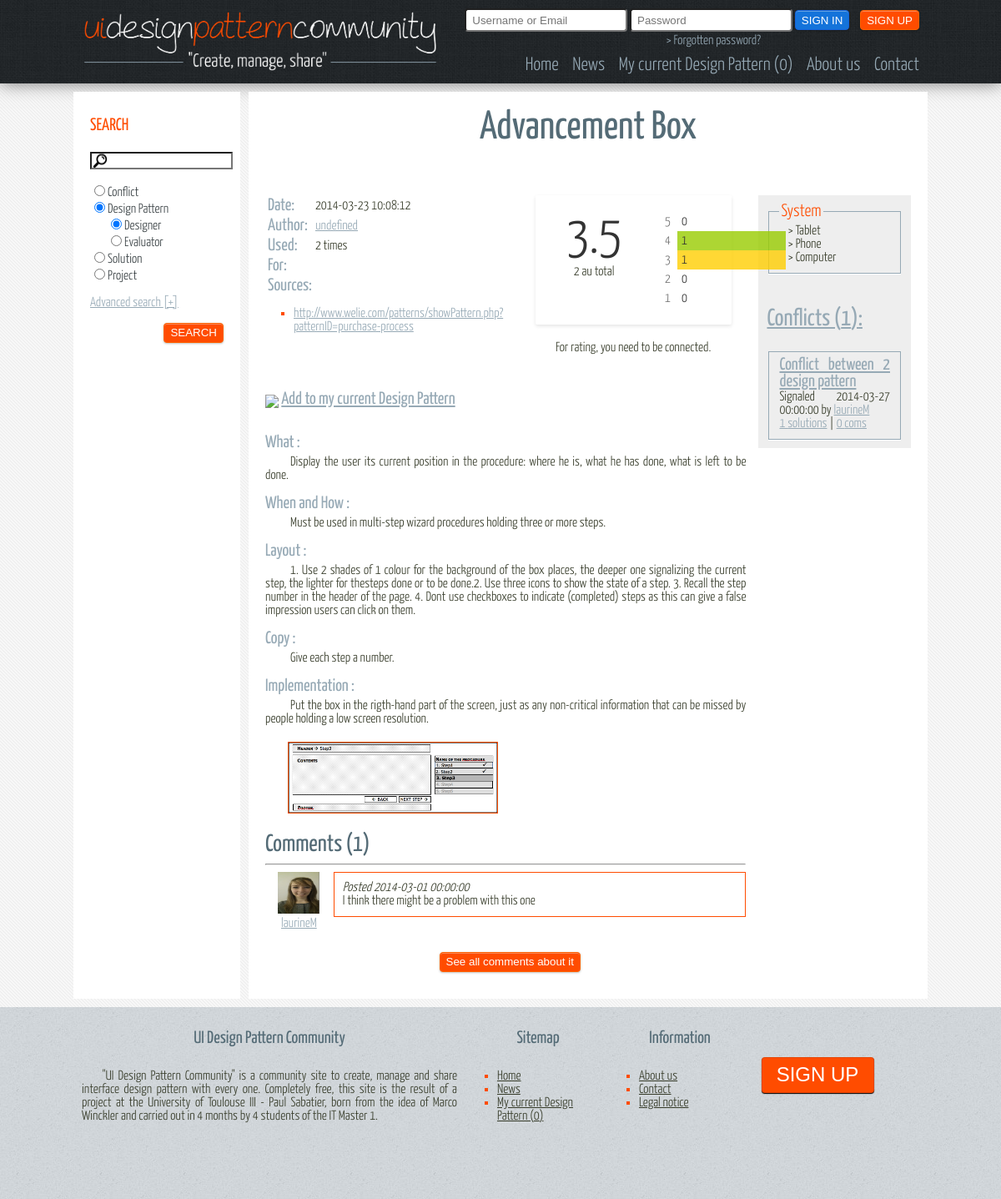
Screenshot of /view/details.php?type=DesignPattern&id=1 with the database file from the repository.
### tables this page shows
CREATE TABLE IF NOT EXISTS `DesignPattern` (
  `idDesignPattern` INT(11) NOT NULL AUTO_INCREMENT,
  `name` VARCHAR(150) NOT NULL,
  `what` TEXT NOT NULL,
  `whenAndHow` TEXT NULL DEFAULT NULL,
  `layout` TEXT NULL DEFAULT NULL,
  `copy` TEXT NULL DEFAULT NULL,
  `implementation` TEXT NULL DEFAULT NULL,
  `descriptionImage` TEXT NULL DEFAULT NULL,
  `nbUsage` INT(11) NULL DEFAULT NULL,
  `nbComments` INT(11) NULL DEFAULT NULL,
  `nbRates` INT(11) NULL DEFAULT NULL,
  `rate` DOUBLE NULL DEFAULT NULL,
  `date` DATETIME NULL DEFAULT NULL,
  `target` ENUM('Designer','Evaluator') NOT NULL,
  `login` VARCHAR(30) NOT NULL,
  PRIMARY KEY (`idDesignPattern`),
  INDEX `fk_DesignPattern_User1_idx` (`login` ASC),
  CONSTRAINT `fk_DesignPattern_User1`
    FOREIGN KEY (`login`)
    REFERENCES `User` (`login`)
    ON DELETE NO ACTION
    ON UPDATE NO ACTION);

CREATE TABLE IF NOT EXISTS `Source` (
  `idSource` INT(11) NOT NULL AUTO_INCREMENT,
  `idDesignPattern` INT(11) NOT NULL,
  `author` VARCHAR(30) NULL DEFAULT NULL,
  `link` VARCHAR(250) NULL DEFAULT NULL,
  PRIMARY KEY (`idSource`),
  INDEX `fk_Source_DesignPattern1_idx` (`idDesignPattern` ASC),
  CONSTRAINT `fk_Source_DesignPattern1`
    FOREIGN KEY (`idDesignPattern`)
    REFERENCES `DesignPattern` (`idDesignPattern`)
    ON DELETE NO ACTION
    ON UPDATE NO ACTION);

CREATE TABLE IF NOT EXISTS `ImageDesignPattern` (
  `idImage` INT(11) NOT NULL AUTO_INCREMENT,
  `idDesignPattern` INT(11) NOT NULL,
  `link` VARCHAR(250) NOT NULL,
  `description` TEXT NULL DEFAULT NULL,
  PRIMARY KEY (`idImage`),
  INDEX `fk_ImageDesignPattern_DesignPattern_idx` (`idDesignPattern` ASC),
  CONSTRAINT `fk_ImageDesignPattern_DesignPattern`
    FOREIGN KEY (`idDesignPattern`)
    REFERENCES `DesignPattern` (`idDesignPattern`)
    ON DELETE NO ACTION
    ON UPDATE NO ACTION);

CREATE TABLE IF NOT EXISTS `CommentDesignPattern` (
  `idComment` INT(11) NOT NULL AUTO_INCREMENT,
  `login` VARCHAR(30) NOT NULL,
  `idDesignPattern` INT(11) NOT NULL,
  `date` DATETIME NOT NULL,
  `comment` VARCHAR(100) NULL DEFAULT NULL,
  PRIMARY KEY (`idComment`),
  INDEX `fk_User_has_DesignPattern_DesignPattern2_idx` (`idDesignPattern` ASC),
  INDEX `fk_User_has_DesignPattern_User2_idx` (`login` ASC),
  CONSTRAINT `fk_User_has_DesignPattern_DesignPattern2`
    FOREIGN KEY (`idDesignPattern`)
    REFERENCES `DesignPattern` (`idDesignPattern`)
    ON DELETE NO ACTION
    ON UPDATE NO ACTION,
  CONSTRAINT `fk_User_has_DesignPattern_User2`
    FOREIGN KEY (`login`)
    REFERENCES `User` (`login`)
    ON DELETE NO ACTION
    ON UPDATE NO ACTION);

CREATE TABLE IF NOT EXISTS `User` (
  `login` VARCHAR(30) NOT NULL,
  `pwd` VARCHAR(32) NOT NULL,
  `lastname` VARCHAR(30) NULL DEFAULT NULL,
  `firstname` VARCHAR(30) NULL DEFAULT NULL,
  `mail` VARCHAR(30) NOT NULL,
  `logo` VARCHAR(60) NULL DEFAULT NULL,
  `typeUser` ENUM('Classic','Admin') NOT NULL,
  PRIMARY KEY (`login`));

CREATE TABLE IF NOT EXISTS `System` (
  `idSystem` INT(11) NOT NULL AUTO_INCREMENT,
  `name` VARCHAR(30) NOT NULL,
  `description` VARCHAR(100) NULL DEFAULT NULL,
  `icon` VARCHAR(45) NOT NULL,
  PRIMARY KEY (`idSystem`));

CREATE TABLE IF NOT EXISTS `Conflict` (
  `idConflict` INT(11) NOT NULL AUTO_INCREMENT,
  `name` VARCHAR(150) NOT NULL,
  `description` TEXT NULL DEFAULT NULL,
  `date` DATETIME NULL DEFAULT NULL,
  `nbComments` INT(11) NULL DEFAULT NULL,
  `login` VARCHAR(30) NOT NULL,
  `idTypeConflict` INT(11) NOT NULL,
  PRIMARY KEY (`idConflict`),
  INDEX `fk_Conflit_User1_idx` (`login` ASC),
  INDEX `fk_Conflict_TypeConflict1_idx` (`idTypeConflict` ASC),
  CONSTRAINT `fk_Conflict_TypeConflict1`
    FOREIGN KEY (`idTypeConflict`)
    REFERENCES `TypeConflict` (`idTypeConflict`)
    ON DELETE NO ACTION
    ON UPDATE NO ACTION,
  CONSTRAINT `fk_Conflit_User1`
    FOREIGN KEY (`login`)
    REFERENCES `User` (`login`)
    ON DELETE NO ACTION
    ON UPDATE NO ACTION);

### controller/toolkit/ToolKitDisplay.php (the view, shortened to what the rows shown need)
<?php
require_once($_SERVER['DOCUMENT_ROOT']."/site/model/implementation/Database.php");
require_once($_SERVER['DOCUMENT_ROOT']."/site/controller/toolkit/Session.php");
class ToolKitDisplay {
    public static function displayText($name, $data) {
        echo "<div id=\"textDisplay\">";
        echo "<h3>".$name."</h3>";
        echo "<div class=\"retrait\">";
        if ($data != "") {
            echo $data;
        } else {
            echo "No data";
        }
        echo "</div>";
        echo "</div><br/>";
    }
    public static function displayRate($id, $nbRates, $rate, $tableAsk, $session) {
        echo "<div id=\"details_rate\">";
        echo "<div class=\"rating-box\">";
        echo "<div class=\"score-container\"><span class=\"score\">".round($rate, 1)."</span><br>".$nbRates." au total</div>";
        echo "<div class=\"rating-histogram\">";
        $five = Database::getOneData("SELECT COUNT(*) as nb FROM Note".$tableAsk." WHERE id".$tableAsk." = ".$id." AND note = 5;")['nb'];
        $four = Database::getOneData("SELECT COUNT(*) as nb FROM Note".$tableAsk." WHERE id".$tableAsk." = ".$id." AND note = 4;")['nb'];
        $two = Database::getOneData("SELECT COUNT(*) as nb FROM Note".$tableAsk." WHERE id".$tableAsk." = ".$id." AND note = 2;")['nb'];
        $max = $five;
        if ($four > $max) {
            $max = $four;
        }
        ToolKitDisplay::displayRateBar($five, 5, ($five * 100) / $max, "five");
        echo "</div>";
        echo "</div>";
        if (isset($session->login)) {
            $alreadyRate = Database::getOneData("SELECT count(note) as nb, note FROM Note".$tableAsk." WHERE id".$tableAsk." = ".$id." AND login = \"".$session->login."\"");
            if ($alreadyRate['nb'] > 0) {
                echo"<center><h3>You already rate:</h3> <input id=\"rateNumber\" type=\"number\" min=\"0\" max=\"5\" size=\"1\" value=\"".$alreadyRate['note']."\"/>&nbsp;&nbsp;<a href=\"#\" onClick=\"return addRate('".$tableAsk."', ".$id.", '".$session->login."', $('#rateNumber'));\"><h3>Modify !</h3></a> "
                        ."or <a href=\"#\" onClick=\"return removeRate('".$tableAsk."', ".$id.", '".$session->login."', $('#rateNumber'));\"><h3>Remove !</h3></a></center>";
            } else {
                echo"<center><h3>Give a rate between 0 and 5:</h3> <input id=\"rateNumber\" type=\"number\" min=\"0\" max=\"5\" size=\"1\"/>&nbsp;&nbsp;<a href=\"#\" onClick=\"return addRate('".$tableAsk."', ".$id.", '".$session->login."', $('#rateNumber'));\"><h3>Rate !</h3></a></center>";
            }
        } else {
            echo "<center>For rating, you need to be connected.</center>";
        }
        echo "</div>";
    }
    public static function displayRateBar($nb, $rateSearch, $percent, $nameStyle) {
        echo "<div class=\"rating-bar-container ".$nameStyle."\">";
        echo "<span class=\"bar-label\">".$rateSearch."</span>";
        echo "<span class=\"bar\" style=\"width : ".$percent."%\"></span>";
        echo "<span class=\"bar-number\">".$nb."</span>";
        echo "</div>";
    }
    public static function displayCommentsLittles($id, $nbComments, $tableAsk, $session) {
        $reponse = Database::getAllData("SELECT * FROM Comment".$tableAsk." WHERE id".$tableAsk." = ".$id." ORDER BY DATE DESC LIMIT 0, 5");
        echo "<article id=\"commentsDetails\">";
        echo "<br/><h2 id=\"h2CommentsConflict\">Comments (".$nbComments.")</h2><hr/>";
        if ($reponse->rowCount() == 0) {
            echo 'No comments.<br/>';
        } else {
            foreach ($reponse as $row) {
                echo "<div id=\"containerComment\">";
                echo "<div id=\"logoComment\">";
                $data = Database::getOneData("SELECT logo FROM User WHERE login = \"".$row['login']."\"");
                echo "<img src=\"".$data['logo']."\" style=\"width:50px;height:50px;\"/><br><a href=\"\">".$row['login']."</a>";
                echo "</div>";
                echo "<div id=\"textComment\">";
                echo "<i>Posted ".$row['date']."</i><br>";
                echo $row['comment'];
                echo "</div>";
                echo "</div>";
            }
        }
        $row = Database::getOneData("SELECT COUNT(*) AS count FROM Comment".$tableAsk." WHERE id".$tableAsk." = ".$id."");
        $count = $row['count'];
        echo "<br/></article>";
        echo "<form action=\"comment.php\" method=\"POST\">";
        if ($count != 0) {
            echo "<center><input type=\"submit\" class=\"send\" value=\"See all comments about it\"/></center></form><br/><br/>";
        }
    }
    public static function cartLink($id, $selector, $destroyWhenRemove) {
        $session = Session::getInstance();
        $removeIt = "";
        if ($destroyWhenRemove) {
            $removeIt .= "true";
        } else {
            $removeIt .= "false";
        }
        if (isset($session->login)) {
            $data = Database::getOneData("SELECT idProject FROM Project WHERE login = \"".$session->login."\" AND current = 1;");
            $exist = DataBase::getOneData("SELECT COUNT(*) as nbExist FROM ProjectDesignPattern WHERE idProject = ".$data['idProject']." AND idDesignPattern = ".$id.";");
            if ($exist['nbExist'] > 0) {
                $fct = "<img src=\"/site/img/vrac/croix.png\" style=\"vertical-align:bottom;width:20px\"/> <a href=\"#\" onClick=\"return removeFromCart(".$id.", $(this), ".$removeIt.");\">Remove my current Design Pattern</a>";
                return $fct;
            }else {
                return "<img src=\"/site/img/vrac/add.png\" style=\"vertical-align:bottom;width:20px\"/> <a href=\"#\" onClick=\"return addToCart(".$id.", $(this), ".$removeIt.");\">Add to my current Design Pattern</a>";
            }
        }else {
            if (!isset($session->currentDP)) {
                return "<img src=\"/site/img/vrac/add.png\" style=\"vertical-align:bottom;width:20px\"/> <a href=\"#\" onClick=\"return addToCart(".$id.", $(this), ".$removeIt.");\">Add to my current Design Pattern</a>";
            }
        }
    }
}

### controller/toolkit/ToolkitDetails.php (shortened to what the rows shown need)
<?php
require_once($_SERVER['DOCUMENT_ROOT']."/site/model/implementation/Database.php");
require_once($_SERVER['DOCUMENT_ROOT']."/site/controller/toolkit/ToolkitDisplayDesignPattern.php");
require_once($_SERVER['DOCUMENT_ROOT']."/site/model/implementation/designpattern/DesignPattern.php");
class ToolkitDetails {
    public static function displayDetailsDesignPattern($id, $session) {
        $dp = DesignPattern::getDB($id);
        if ($dp != false) {
            echo "<h1>".$dp->getName()."</h1><br/>";
            echo "<div id=\"contentDP\">";
            echo "<div id=\"contenuHautDP\">";
            echo "<div id=\"contenuGaucheDP\">";
            echo "<table>";
            echo "<tr><td><h3>Date:</h3></td><td>".$dp->getDate()."</td></tr>";
            echo "<tr><td><h3>Author:</h3></td><td><a href=\"/site/view/user.php?user=".$dp->getLogin()."\">".$dp->getLogin()."</a></td></tr>";
            echo "<tr><td><h3>Used:</h3></td><td>".$dp->getNbUsage()." times</td></tr>";
            echo "<tr><td><h3>For:</h3></td><td>".$dp->getTarget()."</td></tr>";
            echo "<tr><td><h3>Sources:</h3></td><td>";
            echo "</td></tr></table>";
            ToolkitDisplayDesignPattern::displaySources($id);
            echo "</div>";
            echo "<div id=\"contenuDroitDP\">";
            ToolkitDisplay::displayRate($id, $dp->getNbRates(), $dp->getRate(), "DesignPattern", $session);
            echo "</div>";
            echo "</div>";
            echo "<div id=\"addProposeDP\">";
            echo "<h3>".ToolkitDisplay::cartLink($id, "this", false)."</h3>";
            echo "</div><br/><br/>";
            echo "<article id=\"contenuCommentsDP\">";
            ToolKitDisplay::displayText("What : ", $dp->getWhat());
            ToolkitDisplayDesignPattern::displayImages($id);
            ToolkitDisplay::displayCommentsLittles($id, $dp->getNbComments(), "DesignPattern", $session);
            echo "</article>";
            echo "</div>";
            echo "<aside id=\"asideCategorieConflictDP\">";
            ToolkitDisplayDesignPattern::displayCriteria($id);
            echo "<article>";
            $data = Database::getOneData("SELECT COUNT(*) as nb FROM ConflictDesignPattern WHERE idDesignPattern=".$id.";");
            if ($data['nb'] != 0) {
                echo "<a href=\"\"><h2>Conflicts (".$data['nb']."):</h2></a>";
                $reponse = Database::getAllData("SELECT c.idConflict, c.name, c.date, c.login FROM Conflict c, ConflictDesignPattern cdp WHERE cdp.idDesignPattern = ".$id." AND c.idConflict = cdp.idConflict ;");
                foreach ($reponse as $row) {
                    echo "<fieldset style=\"border: 1px solid #96A9B5;box-shadow: 0 1px 0 #FFFFFF;\"><h3><a href=\"details.php?type=Conflict&id=".$row['idConflict']."\">".$row['name']."</a></h3>";
                    echo "Signaled ".$row['date']." by <a href=\"\">".$row['login']."</a><br/>";
                    $data = Database::getOneData("SELECT COUNT(*) as nb FROM Solution WHERE idconflict = ".$row['idConflict']);
                    $dataCom = Database::getOneData("SELECT COUNT(*) as nb FROM CommentConflict WHERE idConflict = ".$row['idConflict']);
                    echo "<a href=\"\">".$data['nb']." solutions</a> | <a href=\"\">".$dataCom['nb']." coms</a><br/>";
                    echo "</fieldset>";
                }
            } else {
                echo "No conflict.";
            }
            echo "</article>";
            echo "</aside>";
        } else {
            echo "Error 404 !!";
        }
    }
}
?>

### controller/toolkit/ToolkitDisplayDesignPattern.php (shortened to what the rows shown need)
<?php
require_once($_SERVER['DOCUMENT_ROOT']."/site/model/implementation/Database.php");
class ToolkitDisplayDesignPattern {
    public static function displayImages($id) {
        $reponse = Database::getAllData("SELECT link FROM ImageDesignPattern WHERE idDesignPattern = ".$id.";");
        echo "<table style=\"text-align:center\">";
        $i = 0;
        foreach ($reponse as $row) {
            if ($i == 0) {
                echo "<tr><td width=\"300px\"><img class=\"img_pattern\" width=\"250px\" src=\"".$row['link']."\" alt=\"img design\" style=\"border:1px solid #FF4C00;\"/></td>";
                $i++;
            } else {
                echo "<td width=\"300px\"><img class=\"img_pattern\" width=\"250px\" src=\"".$row['link']."\" alt=\"img design\" style=\"border:1px solid #FF4C00;\"/></td></tr>";
                $i = 0;
            }
        }
        if ($i != 0) {
            echo "</tr>";
        }
        echo "</table>";
    }
    public static function displaySources($id) {
        $reponse = Database::getAllData("SELECT link FROM Source WHERE idDesignPattern = ".$id.";");
        echo '<ul>';
        foreach ($reponse as $row) {
            echo "<li><a href=\"".$row['link']."\" target='_blank'>".$row['link']."</a></li>";
        }
        echo '</ul>';
    }
    public static function displayCriteria($id) {
        echo "<article>";
        ToolkitDisplayDesignPattern::displayOneCriterion($id, "System");
        echo "</article>";
    }
    public static function displayOneCriterion($id, $name) {
        $reponse = Database::getAllData("SELECT n.name FROM ".$name."DesignPattern nDP, ".$name." n WHERE nDP.id".$name." = n.id".$name." AND idDesignPattern = ".$id.";");
        if ($reponse->rowCount() != 0) {
            echo "<fieldset style=\"border: 1px solid #96A9B5;box-shadow: 0 1px 0 #FFFFFF;\"><legend style=\"font-size: 1.3em;color:#FF4C00;\">".$name."</legend>";
            foreach ($reponse as $row) {
                echo "<font style=\"padding-left:10px\">> ".$row['name']."</font><br/>";
            }
            echo "</fieldset><br/>";
        }
    }
}

### rows the page displays
designpattern: name "Advancement Box", date "2014-03-23 10:08:12", login "undefined", nbUsage "2", rate "3.5", nbRates "2", what "Display the user its current position in the procedure: where he is, what he has done, what is left to be done. Must be used in multi-step wizard procedures holding three or more steps. 1. Use 2 shades of 1 colour for the background of the box places, the deeper one signalizing the current step, the lighter for thesteps done or to be done.2. Use three icons to show the state of a step. 3. Recall the step number in the header of the page. 4. Dont use checkboxes to indicate (completed) steps as this can give a false impression users can click on them. Give each step a number. Put the box in the rigth-hand part of the screen, just as any non-critical information that can be missed by people…", nbComments "1"
source: link "http://www.welie.com/patterns/showPattern.php?patternID=purchase-process"
imagedesignpattern: link (picture)
commentdesignpattern: login.logo (picture), login "laurineM", date "2014-03-01 00:00:00", comment "I think there might be a problem with this one"
system: name "Tablet"
system: name "Phone"
system: name "Computer"
conflict: name "Conflict between 2 design pattern", date "2014-03-27 00:00:00", login "laurineM", nb "1", nb "0"

### other values shown
$nb "0 0"
$rateSearch "5 4 3 2 1"
$nb "0 1 1 0 0"
$name "What : When and How : Layout : Copy : Implementation :"
$name "System"
$data['nb'] "1"
